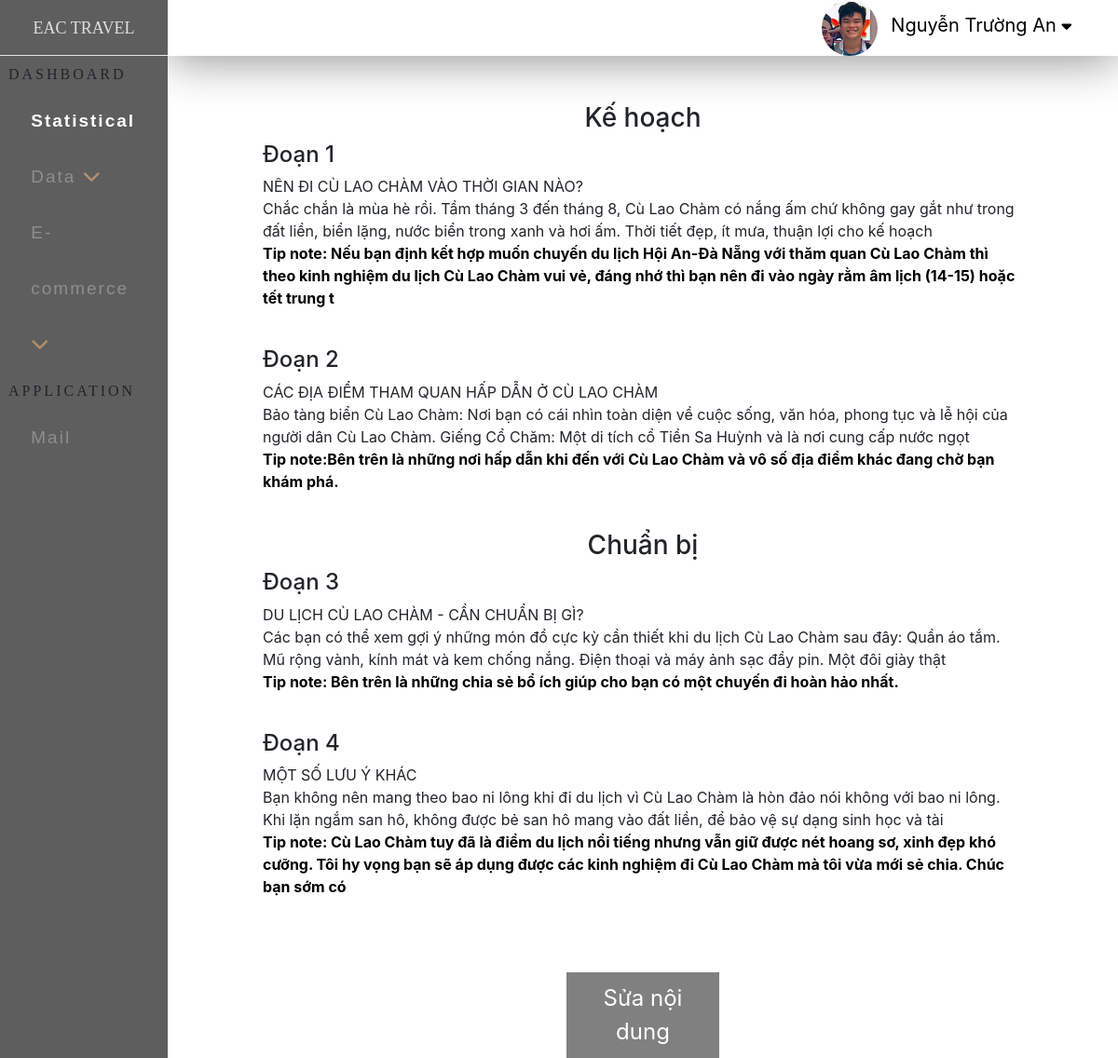
/admin/index.php?ctrl=tipnote&act=noidungtip&id=3 (signed in), run on the app's committed database.
### tables this page shows
CREATE TABLE `noidungtipnote` (
  `id_nd` int(10) NOT NULL,
  `name_nd1` text NOT NULL,
  `name_nd2` text NOT NULL,
  `name_nd3` text NOT NULL,
  `name_nd4` text NOT NULL,
  `noidung1` text NOT NULL,
  `noidung2` text NOT NULL,
  `noidung3` text NOT NULL,
  `noidung4` text NOT NULL,
  `noidung5` text NOT NULL,
  `noidung6` text NOT NULL,
  `noidung7` text NOT NULL,
  `noidung8` text NOT NULL,
  `id_tip` int(11) NOT NULL
);

### admin/model/database.php (called while the page is built, shortened)
<?php
   function getConnection(){
        $host='localhost';
        $dbname='eac2';
        $userName='root';
        $passWord='';
            $DBH = new PDO('mysql:host='.$host.';dbname='.$dbname,$userName,$passWord);
            return $DBH;
    }
    function query($sql){
        $connect = getConnection();
        $result = $connect -> query($sql);
        return  $result;
    }
?>

### admin/model/login.php (called while the page is built, shortened)
<?php
            include_once('database.php');
            function getad($mail){
                $sql="SELECT * FROM admin WHERE email = '$mail'";
                return query($sql);
            }
?>

### admin/model/tip.php (called while the page is built, shortened)
<?php
        include_once('database.php');
        function getAllTipByIdAdmin($id){
            $sql="select * from noidungtipnote where id_tip=$id";
            return query($sql);
        }
?>

### admin/view/tip/contenttip.php (the view, shortened to what this page needs)
   <?php
        foreach($tipnoidungadmin as $tnd){
                                echo'
    <article>
        <div class="roww">
            <div class="bg_article_tip">
                <div class="boxcenter_content_tip">
                    <div class="bg_tip_left">
                        <div class="name_tip">
                            <h3>Kế hoạch</h3>
                            <div class="text_tip">
                                <div class="text_tip_content">
                                <h4>Đoạn 1</h4>
                                    <div class="text_title_tip">
                                      '.$tnd['name_nd1'].'
                                    </div>
                                    <div class="text_detail_tip">
                                    '.$tnd['noidung1'].'
                                    </div>
                                    <div class="tip_small">
                                        Tip note: '.$tnd['noidung2'].'
                                    </div>
                                </div>
                            </div>
                        <div class="text_tip2">
                            <div class="text_tip_content">
                                <div class="text_title_tip">
                                <h4>Đoạn 2</h4>
                                '.$tnd['name_nd2'].'
                                </div>
                                <div class="text_detail_tip">
                                '.$tnd['noidung3'].'
                                </div>
                                <div class="tip_small">
                                    Tip note:'.$tnd['noidung4'].'
                                </div>
                            </div>
                        </div>
                        </div>
                    </div>
                    </div>
                </div>
        </div>
        <div class="roww">
            <div class="bg_article_tip">
                <div class="boxcenter_content_tip">
                    <div class="bg_tip_left">
                        <div class="name_tip">
                            <h3>Chuẩn bị</h3>
                            <div class="text_tip3">
                                <div class="text_tip_content">
                                    <div class="text_title_tip">
                                    <h4>Đoạn 3</h4>
                                         '.$tnd['name_nd3'].'
                                    </div>
                                    <div class="text_detail_tip">
                                    '.$tnd['noidung5'].'
                                    </div>
                                    <div class="tip_small">
                                        Tip note: '.$tnd['noidung6'].'
                                    </div>
                                </div>
                            </div>
                            <div class="text_tip3">
                                <div class="text_tip_content">
                                    <div class="text_title_tip">
                                    <h4>Đoạn 4</h4>
                                    '.$tnd['name_nd4'].'
                                    </div>
                                    <div class="text_detail_tip">
                                    '.$tnd['noidung7'].'
                                    </div>
                                    <div class="tip_small">
                                        Tip note: '.$tnd['noidung8'].'
                                    </div>
                                </div>
                            </div>
                        </div>
                        <div class="fix_contenttip">
                        <a href="index.php?ctrl=tipnote&act=insert_editcontenttip&id='.$tnd['id_nd'].'">Sửa nội dung</a>
                        </div>
                    </div>
                    </div>
                </div>
        </div>
        </div>
        </div>
    ';
}
    ?>

### admin/index.php (shortened to what this page needs)
<!DOCTYPE html>
<html lang="en">
<head>
    <link rel="stylesheet" href="css/index.css">
    <link rel="stylesheet" href="css/statistical.css">
    <link rel="stylesheet" href="css/tour.css">
    <link rel="stylesheet" href="css/place.css">
    <link rel="stylesheet" href="css/add.css">
    <link rel="stylesheet" href="css/tip.css">
    <link rel="stylesheet" href="css/content.css">
    <link rel="stylesheet" href="css/contenttip.css">
    <link rel="stylesheet" href="css/usertour.css">
    <link rel="stylesheet" href="https://use.fontawesome.com/releases/v5.6.3/css/all.css">
<link rel="stylesheet" href="https://cdnjs.cloudflare.com/ajax/libs/font-awesome/4.7.0/css/font-awesome.min.css">
    <link rel="stylesheet" href="https://cdn.jsdelivr.net/npm/bootstrap@4.5.3/dist/css/bootstrap.min.css">
    <link rel="stylesheet" href="https://cdnjs.cloudflare.com/ajax/libs/bootstrap-sweetalert/1.0.1/sweetalert.min.css">
</head>
<body>
    <div class="full">
        <div class="ad_left">
                <div class="title_ad_left">
                    EAC TRAVEL
                </div>
                <div class="dashboarid">
                    <div class="title_db">
                        DASHBOARD
                    </div>
                    <div class="content_db">
                        <ul>
                            <li class="active"><a href="index.php" >Statistical</a></li>
                            <li>
                                <a href="#"  class="feat-btn">Data <i class="fas fa-chevron-down"></i></a>
                            </li>
                            <li>
                                <a href="#" class="serv-btn">E-commerce <i class="fas fa-chevron-down"></i></a>
                            </li>
                        </ul>
                    </div>
                </div>
            <div class="dashboarid">
                <div class="title_db">
                   APPLICATION
                </div>
                <div class="content_db">
                    <ul>
                        <li><a href="#" >Mail</a></li>
                    </ul>
                </div>
            </div>
        </div>
            <div class="ad_right">
                <div class="full">
                    <div class="top_ad_right">
                        <?php
                            include_once 'model/login.php';
                            $mail=$_SESSION['admin'];
                            $admin=getad($mail);
                            foreach ($admin as $ad) {
                                echo'
                                <div class="dropdown">
                                    <ul>
                                    <img src="../site/img/'.$ad['img_ad'].'"width="60px"  style="border-radius: 50px;  alt="">
                                        <li><a href="#">'.$ad['name_ad'].' <i class="fa fa-caret-down" style="font-size:17px;color:black"></i></a>
                                        <div class="nav_ad_con">
                                                 <ul>
                                                    <li><a href="#">Changes Pass</a></li>
                                                    <li><a href="logout.php">Log Out</a></li>
                                                </ul>
                                           </div>
                                        </li>
                                    </ul>
                                </div>
                                ';
                            }
                        ?>
                    </div>
                </div>
            <?php
            $ctrl='home';
            if(isset($_GET['ctrl'])){
                $ctrl = $_GET['ctrl'];
            }
            include 'controller/'.$ctrl.'.php';
        ?>
</body>
</html>

### admin/css/index.css (style rules this page uses)
body { margin: 0; }
.full { width: 100%; float: left; }
.ad_left { position: fixed; top: 0; left: 0; bottom: 0; width: 15%; background-color:#5e5e5e; }
.title_ad_left { width: 100%; height: 60px; line-height: 60px; font-size: 1.5vw; text-align: center; color: #dfdfdf; border-bottom: 1px solid #e6e6e6; font-family: 'Playfair Display', serif; }
.dashboarid { width: 100%; min-height:300px ; }
.title_db { width: 95%; height: 10%; line-height: 40px; margin-left: 5%; font-family: 'Tinos', serif; letter-spacing: 3px; }
.content_db { width: 85%; min-height: 260px; margin-left: 10%; }
.content_db ul { height: 90%; list-style: none; padding: 0; margin: 0; }
.content_db ul li { line-height: 60px; }
.content_db ul li a { color:#8e8e8e; text-decoration: none; padding-left: 10%; font-size: 19px; display: block; width: 90%; transition:all 0.5s; font-family: 'Noto Sans JP', sans-serif; letter-spacing: 2px; }
* i { color: #b3906a; }
.content_db ul li.active a { color: white; font-weight: bold; }
.ad_right { width: 85%; min-height: 722px; float: right; background-color: #ffffff; }
.top_ad_right { width: 100%; height: 60px; box-shadow:0 5px 50px rgba(0, 0, 0, 0.43); background-color: white; margin-bottom: 50px ; }
.dropdown { text-align: center; float: right; }
.dropdown ul { list-style: none; padding: 0; margin: 0; }
.dropdown ul li { background: white; position: relative; list-style: none; display: inline-block; }
.dropdown ul li a { display: block; padding-right: 50px; padding-left: 10px; color: black; text-decoration: none; line-height: 50px; font-size: 20px; }

### admin/css/tip.css (style rules this page uses)
body { margin: 0; background-color: #CCC; }
a { color: white; font-size: 18pt; }

### admin/css/content.css (style rules this page uses)
body { margin: 0; background-color: rgb(255, 255, 255); }
.roww { width: 100%; float: left; }
ul { margin: 0; padding: 0; }
li { margin: 0; padding: 0; list-style: none; }
h3 { font-size: 3vw; text-align: center; font-weight: bold; }

### admin/css/contenttip.css (style rules this page uses)
body { margin: 0; }
.roww { width: 100%; float: left; }
.boxcenter_content_tip { width: 95%; margin: 0 auto; }
.fix_contenttip { width: 20%; margin: 0 auto; margin-top: 5vh; background: gray; padding: 10px; text-align: center; }
.fix_contenttip a { color: white; }
.tip_small { color: black; font-weight: bold; padding: 0vh 0vh 5vh 0vh; }

### admin/css/usertour.css (style rules this page uses)
body { margin: 0; background-color: rgb(252, 252, 252); }
.roww { width: 100%; float: left; }
.boxcenter_content_tip { width: 80%; margin: 0 auto; }
ul { margin: 0; padding: 0; }
li { margin: 0; padding: 0; list-style: none; }

### data on the page
noidungtipnote: name_nd1 "NÊN ĐI CÙ LAO CHÀM VÀO THỜI GIAN NÀO?", noidung1 "Chắc chắn là mùa hè rồi. Tầm tháng 3 đến tháng 8, Cù Lao Chàm có nắng ấm chứ không gay gắt như trong đất liền, biển lặng, nước biển trong xanh và hơi ấm. Thời tiết đẹp, ít mưa, thuận lợi cho kế hoạch", noidung2 "Nếu bạn định kết hợp muốn chuyến du lịch Hội An-Đà Nẵng với thăm quan Cù Lao Chàm thì theo kinh nghiệm du lịch Cù Lao Chàm vui vẻ, đáng nhớ thì bạn nên đi vào ngày rằm âm lịch (14-15) hoặc tết trung t", name_nd2 "CÁC ĐỊA ĐIỂM THAM QUAN HẤP DẪN Ở CÙ LAO CHÀM", noidung3 "Bảo tàng biển Cù Lao Chàm: Nơi bạn có cái nhìn toàn diện về cuộc sống, văn hóa, phong tục và lễ hội của người dân Cù Lao Chàm. Giếng Cổ Chăm: Một di tích cổ Tiền Sa Huỳnh và là nơi cung cấp nước ngọt", noidung4 "Bên trên là những nơi hấp dẫn khi đến với Cù Lao Chàm và vô số địa điểm khác đang chờ bạn khám phá.", name_nd3 "DU LỊCH CÙ LAO CHÀM - CẦN CHUẨN BỊ GÌ?", noidung5 "Các bạn có thể xem gợi ý những món đồ cực kỳ cần thiết khi du lịch Cù Lao Chàm sau đây: Quần áo tắm. Mũ rộng vành, kính mát và kem chống nắng. Điện thoại và máy ảnh sạc đầy pin. Một đôi giày thật", noidung6 "Bên trên là những chia sẻ bổ ích giúp cho bạn có một chuyến đi hoàn hảo nhất.", name_nd4 "MỘT SỐ LƯU Ý KHÁC", noidung7 "Bạn không nên mang theo bao ni lông khi đi du lịch vì Cù Lao Chàm là hòn đảo nói không với bao ni lông. Khi lặn ngắm san hô, không được bẻ san hô mang vào đất liền, để bảo vệ sự dạng sinh học và tài", noidung8 "Cù Lao Chàm tuy đã là điểm du lịch nổi tiếng nhưng vẫn giữ được nét hoang sơ, xinh đẹp khó cưỡng. Tôi hy vọng bạn sẽ áp dụng được các kinh nghiệm đi Cù Lao Chàm mà tôi vừa mới sẻ chia. Chúc bạn sớm có"

### other printed values
$ad['name_ad'] "Nguyễn Trường An"
